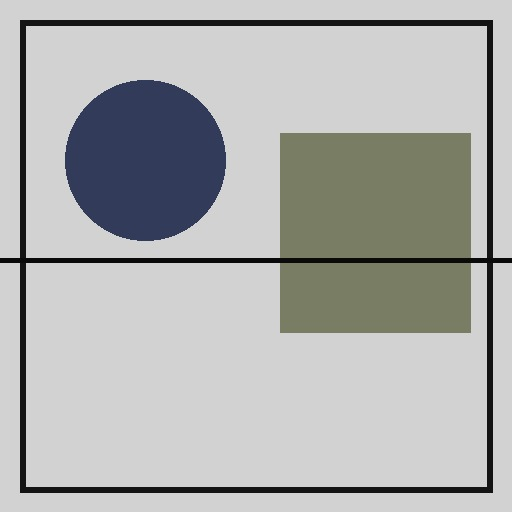
#> input picture tests/fixtures/real/keep_original_01.jpg, 512 x 512 px
$ python -i filters.py   (imports and definitions only)
#> lines starting #> are read from the running program, lines starting #| are printed output that depends on the picture
from __future__ import annotations

from dataclasses import dataclass
from pathlib import Path

import imagehash
import numpy as np
from PIL import Image

from .config import Settings


@dataclass(frozen=True)
class FilterResult:
    path: Path
    is_junk: bool
    reason: str | None
    score: float
    blur_score: float
    brightness_score: float
    duplicate_distance: int | None
    is_screenshot: bool


@dataclass(frozen=True)
class _ImageMetrics:
    path: Path
    hash_value: imagehash.ImageHash
    blur_score: float
    brightness_score: float
    width: int
    height: int
    is_screenshot: bool


# [40 lines left out: function filter_images, not called in this run]


def _collect_metrics(path: Path) -> _ImageMetrics:
    with Image.open(path) as image:
#> image is the input picture: PIL image 512x512 RGB; mean R, G, B 174.9, 176.2, 175
        rgb = image.convert("RGB")
        width, height = rgb.size
#> width = 512; height = 512
        gray_512 = _grayscale_resized(rgb, 512)
        phash = imagehash.phash(rgb)
        blur = laplacian_variance(gray_512)
        brightness = float(np.mean(gray_512))
        screenshot = _looks_like_screenshot(path, width, height)

    return _ImageMetrics(
        path=path,
        hash_value=phash,
        blur_score=blur,
        brightness_score=brightness,
        width=width,
        height=height,
        is_screenshot=screenshot,
    )


def _grayscale_resized(image: Image.Image, size: int) -> np.ndarray:
#> called with size = 512
    resized = image.resize((size, size), Image.Resampling.LANCZOS).convert("L")
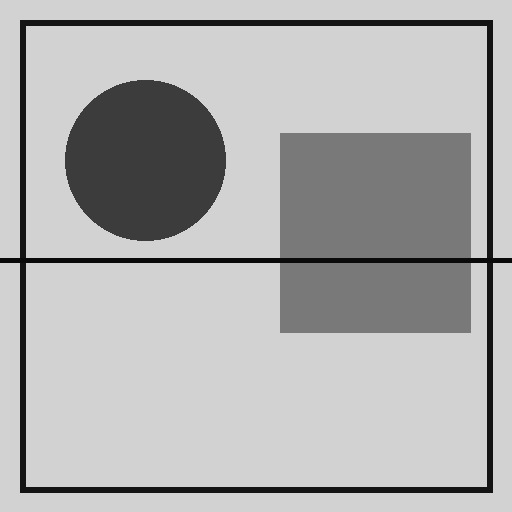
#> resized: PIL image 512x512 L; min 1, max 220, mean 175.7
    return np.asarray(resized, dtype=np.float32)


# [79 lines left out: functions laplacian_variance, _duplicate_members, _looks_like_screenshot, _is_screen_like_dimensions, not called in this run]

#> (the run stopped early here; a loop or call above may not have finished)
